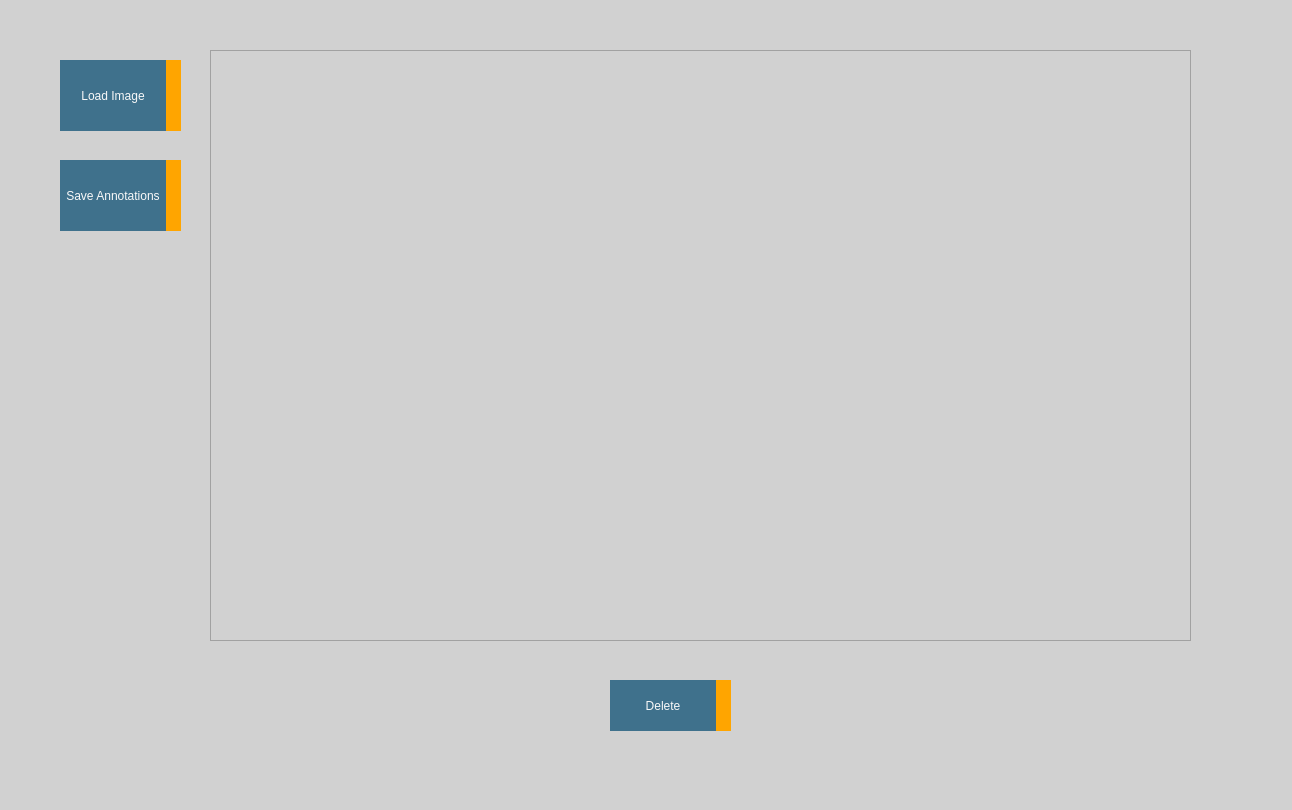
<?xml version="1.0" encoding="UTF-8"?>
<ui version="4.0">
 <class>MainWindow</class>
 <widget class="QMainWindow" name="MainWindow">
  <property name="geometry">
   <rect>
    <x>0</x>
    <y>0</y>
    <width>1292</width>
    <height>810</height>
   </rect>
  </property>
  <property name="windowTitle">
   <string>MainWindow</string>
  </property>
  <property name="styleSheet">
   <string notr="true">background-color: rgb(209, 209, 209);</string>
  </property>
  <widget class="QWidget" name="centralwidget">
   <widget class="QGraphicsView" name="graphicsView">
    <property name="geometry">
     <rect>
      <x>210</x>
      <y>50</y>
      <width>981</width>
      <height>591</height>
     </rect>
    </property>
   </widget>
   <widget class="QPushButton" name="pushButton_load_image">
    <property name="geometry">
     <rect>
      <x>60</x>
      <y>60</y>
      <width>121</width>
      <height>71</height>
     </rect>
    </property>
    <property name="styleSheet">
     <string notr="true">QPushButton {
    color: rgb(249, 249, 249);
    border-radius: 0px;
	
	
	background-color: rgb(63, 113, 140);
	
    border-right: 15px solid orange; /* Προσθήκη κίτρινης γραμμής περιγράμματος στη δεξιά πλευρά */
}

QPushButton:hover {
   
	background-color: rgb(99, 99, 99);
}
</string>
    </property>
    <property name="text">
     <string>Load Image</string>
    </property>
   </widget>
   <widget class="QPushButton" name="pushButton_save_annotations">
    <property name="geometry">
     <rect>
      <x>60</x>
      <y>160</y>
      <width>121</width>
      <height>71</height>
     </rect>
    </property>
    <property name="styleSheet">
     <string notr="true">QPushButton {
    color: rgb(249, 249, 249);
    border-radius: 0px;
	
	
	background-color: rgb(63, 113, 140);
	
    border-right: 15px solid orange; /* Προσθήκη κίτρινης γραμμής περιγράμματος στη δεξιά πλευρά */
}

QPushButton:hover {
   
	background-color: rgb(99, 99, 99);
}
</string>
    </property>
    <property name="text">
     <string>Save Annotations</string>
    </property>
   </widget>
   <widget class="QPushButton" name="pushButton_delete_rest">
    <property name="geometry">
     <rect>
      <x>610</x>
      <y>680</y>
      <width>121</width>
      <height>51</height>
     </rect>
    </property>
    <property name="styleSheet">
     <string notr="true">QPushButton {
    color: rgb(249, 249, 249);
    border-radius: 0px;
	
	
	background-color: rgb(63, 113, 140);
	
    border-right: 15px solid orange; /* Προσθήκη κίτρινης γραμμής περιγράμματος στη δεξιά πλευρά */
}

QPushButton:hover {
   
	background-color: rgb(99, 99, 99);
}
</string>
    </property>
    <property name="text">
     <string>Delete</string>
    </property>
   </widget>
  </widget>
  <widget class="QStatusBar" name="statusbar"/>
 </widget>
 <resources/>
 <connections/>
</ui>
